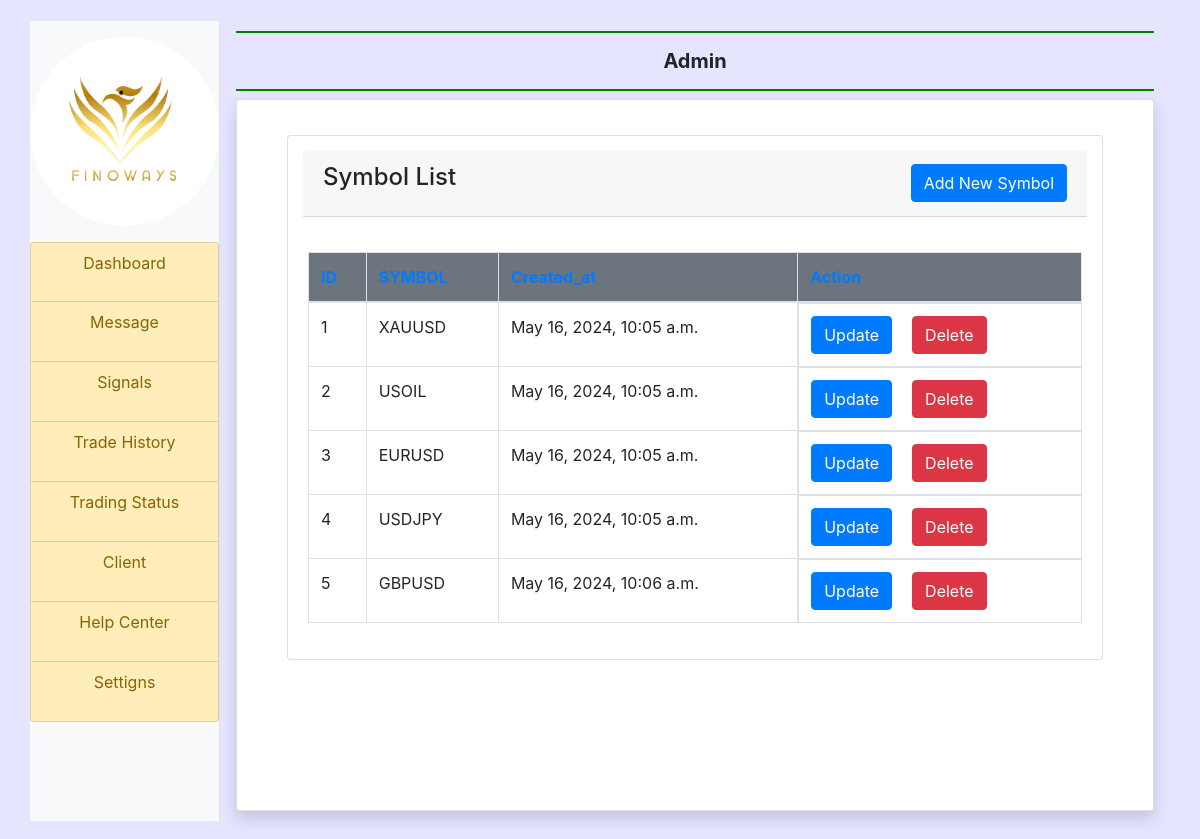
/symbol_list/, run on the app's committed database.
### myapp/models.py (models this page shows, shortened)
class SYMBOL(models.Model):
      user = models.ForeignKey(User, on_delete=models.CASCADE , blank=True, null=True)
      SYMBOL = models.CharField(max_length=10)
      created_at = models.DateTimeField(auto_now_add=True)

### myapp/views.py (the view)
# urls.py: path('symbol_list/',views.symbol_list, name='symbol_list'),
def symbol_list(request):
    symbols = SYMBOL.objects.all()
    return render(request, 'symbol_list.html', {'symbols': symbols})

### myapp/templates/symbol_list.html (shortened to what this page needs)
{% extends 'admin_base.html' %}
{% block main %}
<div class="content">
    <div class="row">
        <div class="col-md-12">
            <div class="card">
                <div class="card-header row">
                    <h4 class="card-title">Symbol List</h4>
                    <a href="{% url 'create_symbol' %}" class="btn btn-primary">Add New Symbol</a>
                </div>
                <div class="card-body">
                    <div class="table-responsive table-container">
                        <table class="table tablesorter table-bordered table-hover" id="example">
                            <thead class="text-primary bg-secondary">
                                <tr>
                                    <th>ID</th>
                                    <th>SYMBOL</th>
                                    <th>Created_at</th>
                                    <th>Action</th>
                                </tr>
                            </thead>
                            <tbody>
                                {% for symbol in symbols %}
                                <tr>
                                    <td>{{ symbol.id }}</td>
                                    <td>{{ symbol.SYMBOL }}</td>
                                    <td>{{ symbol.created_at }}</td>
                                    <td style="display: flex;">
                                        <div style="order: 1; margin-right: 10px;">
                                            <a href="{% url 'update_symbol' symbol_id=symbol.id %}" class="btn btn-primary">Update</a>
                                        </div>
                                        <div style="order: 2;">
                                            <form action="{% url 'delete_symbol' symbol.id %}" method="post">
                                                <button type="submit" class="btn btn-danger" style="margin-left: 10px;">Delete</button>
                                            </form>
                                        </div>
                                    </td>
                                </tr>
                                {% endfor %}
                            </tbody>
                        </table>
                    </div>
                </div>
            </div>
        </div>
    </div>
</div>
{% endblock %}

### myapp/templates/symbol_list.html (style rules this page uses)
.row { display: flex; justify-content: space-between; align-items: center; margin: 15px; }

### data on the page
SYMBOL: id "1", SYMBOL "XAUUSD", created_at "May 16, 2024, 10:05 a.m."
SYMBOL: id "2", SYMBOL "USOIL", created_at "May 16, 2024, 10:05 a.m."
SYMBOL: id "3", SYMBOL "EURUSD", created_at "May 16, 2024, 10:05 a.m."
SYMBOL: id "4", SYMBOL "USDJPY", created_at "May 16, 2024, 10:05 a.m."
SYMBOL: id "5", SYMBOL "GBPUSD", created_at "May 16, 2024, 10:06 a.m."
